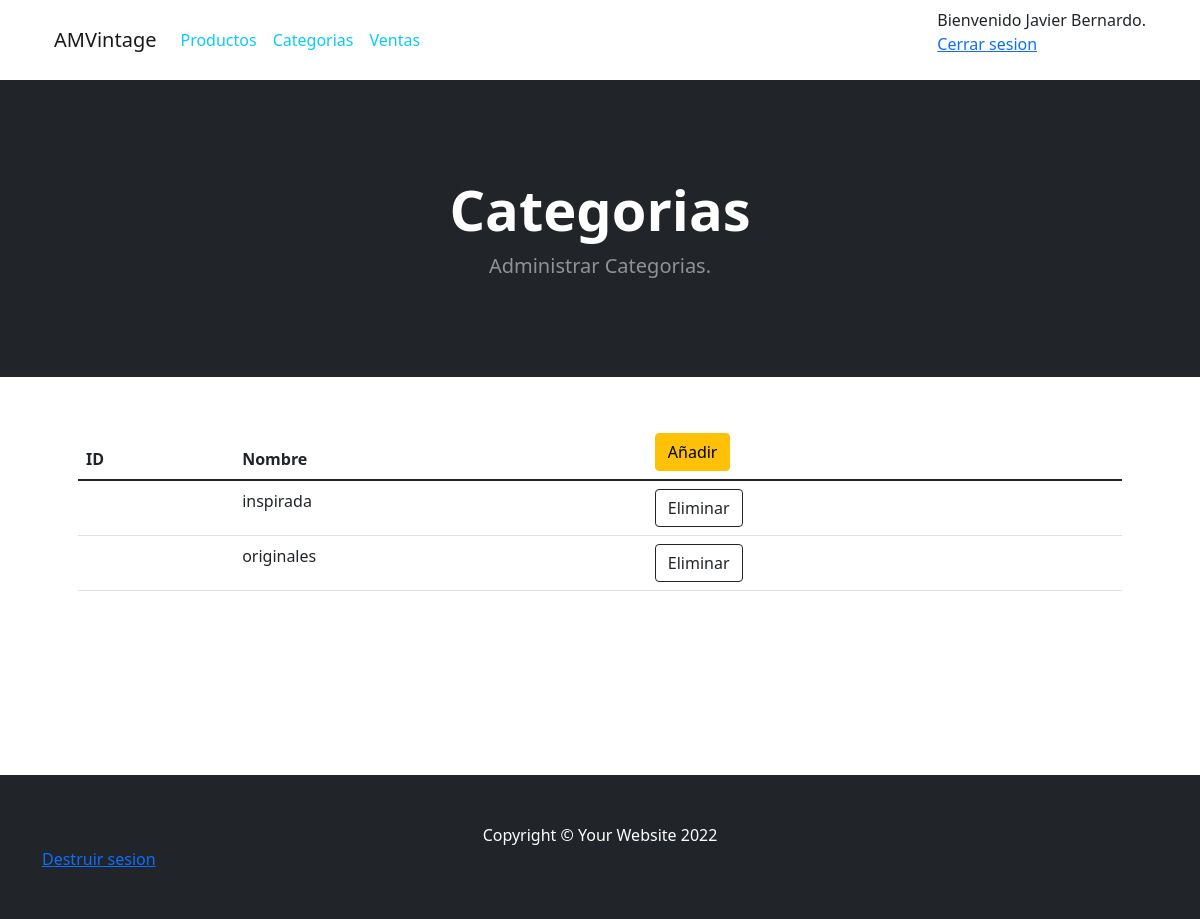
The page /administrarCategorias.php (signed in) on the database its author committed.
### tables this page shows
CREATE TABLE `usuarios` (
  `nombre` varchar(255) NOT NULL,
  `nombreUsuario` varchar(255) NOT NULL,
  `contra` varchar(255) NOT NULL,
  `direccion` varchar(255) NOT NULL,
  `gmail` varchar(255) NOT NULL,
  `telefono` int(11) NOT NULL,
  `tipo` varchar(255) NOT NULL
);

CREATE TABLE `categorias` (
  `id` int(11) NOT NULL,
  `categoria` varchar(255) NOT NULL
);

### administrarCategorias.php (the view, shortened to what this page needs)
<?php  require_once "conexion.php";
?>
<!DOCTYPE html>
<html lang="en">
<head>
    <link href="css/styles.css" rel="stylesheet"/>
    <link href="css/estilos.css" rel="stylesheet"/>
</head>
 <body>
    <div class="container">
    <nav class="navbar navbar-expand-lg navbar-light">
  <div class="container-fluid">
    <a class="navbar-brand" href="index.php">AMVintage</a>
    <div class="collapse navbar-collapse" id="navbarNav">
      <ul class="navbar-nav">
        <a href="administrar.php" class="nav-link text-info" category="all">Productos</a>
      </ul>
      <ul class="navbar-nav">
        <a href="administrarCategorias.php" class="nav-link text-info" category="all">Categorias</a>
      </ul>
      <ul class="navbar-nav">
        <a href="administrarVentas.php" class="nav-link text-info" category="all">Ventas</a>
      </ul>
    </div>
    <ul>
            <?php
            if(isset($_SESSION["usuario"])){
                $nomusu=$_SESSION["usuario"];
                $query=mysqli_query($conexion,"SELECT nombre, nombreUsuario, tipo FROM usuarios WHERE nombreUsuario='$nomusu'");
                $result=mysqli_num_rows($query);
                if($result>0){
                    $data=mysqli_fetch_assoc($query);
                    echo "Bienvenido ".$data["nombre"].".";
                    echo "<br>";
                    echo "<a href='destruirsesion.php'>Cerrar sesion</a>";
                }
            }else{
            ?>
          <a href="inicioSesion.php" class="btn btn-primary">Iniciar sesión</a>
          <?php } ?>
            </ul>
  </div>
</nav>
    </div>
    <header class="bg-dark py-5">
        <div class="container px-4 px-lg-5 my-5">
            <div class="text-center text-white">
                <h1 class="display-4 fw-bolder">Categorias</h1>
                <p class="lead fw-normal text-white-50 mb-0">Administrar Categorias.</p>
            </div>
        </div>
    </header>
    <section class="py-5">
        <div class="container px-4 px-lg-5">
            <div class="row">
                <div class="col-md-12">
                    <div class="table-responsive">
                        <table class="table table-hover">
                            <thead>
                                <tr>
                                    <th>ID</th>
                                    <th>Nombre</th>
                                    <th>
                                    <form method="post">
                        <input class="btn btn-warning" value="Añadir" name="añadir" type="submit"></input>
                    </form>
                                    </th>
                                </tr>
                            </thead>
                            <tbody id="tblCarrito">
                      <?php
                      $query=mysqli_query($conexion,"SELECT * FROM categorias");
                      $result=mysqli_num_rows($query);
                      if($result>0){
                          while($data=mysqli_fetch_assoc($query)){
                              echo "<tr>";
                              echo "<td>".$data["id_categoria"]."</td>";
                              echo "<td>".$data["categoria"]."</td>";
                              echo "<td>";
                               echo "<form method='post'>";
                                echo "<input type='hidden' name='cont' value='" . $data["id_categoria"] . "'>"; ?>
                               <input type="submit" name="eliminar" value="Eliminar" class="btn btn-outline-dark mt-auto agregar" onclick="confirmarEliminar()"  href="" ></input>
                               <?php
                               echo "</form>";
                               echo "</td>";
                              echo "</tr>";
                          }
                      }
                      ?>
                            </tbody>
                        </table>
                    </div>
                </div>
            </div>
        </div>
    </section>
   <br>
   <br>
   <br>
   <br>
   <br>
<footer class="py-5 bg-dark">
        <div class="container">
            <p class="m-0 text-center text-white">Copyright &copy; Your Website 2022</p>
            <a href="destruirsesion.php">Destruir sesion</a>
        </div>
    </footer>
</body>
</html>

### rows shown on the page
usuarios: nombre "Javier Bernardo"
categorias: categoria "inspirada"
categorias: categoria "originales"
